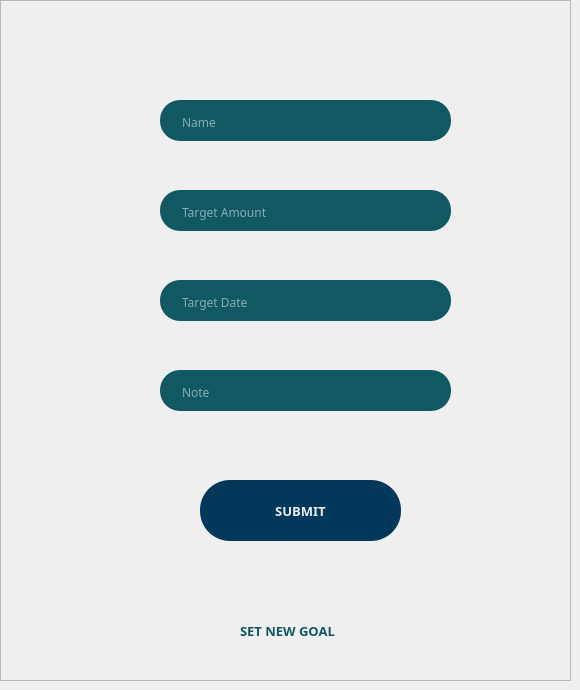
                <widget class="QWidget" name="goal_form">
                 <property name="styleSheet">
                  <string notr="true"/>
                 </property>
                 <widget class="QLineEdit" name="goal_amount">
                  <property name="geometry">
                   <rect>
                    <x>160</x>
                    <y>190</y>
                    <width>291</width>
                    <height>41</height>
                   </rect>
                  </property>
                  <property name="font">
                   <font>
                    <family>Poppins</family>
                    <pointsize>9</pointsize>
                   </font>
                  </property>
                  <property name="styleSheet">
                   <string notr="true">QLineEdit{
	border-radius: 20px;
	background-color: rgb(16, 89, 99);
	padding-top: 3 px;
	padding-left: 20 px;
	padding-right: 20 px;
	color: rgb(255, 255, 255);
}</string>
                  </property>
                  <property name="placeholderText">
                   <string>Target Amount</string>
                  </property>
                  <property name="clearButtonEnabled">
                   <bool>true</bool>
                  </property>
                 </widget>
                 <widget class="QLineEdit" name="goal_date">
                  <property name="geometry">
                   <rect>
                    <x>160</x>
                    <y>280</y>
                    <width>291</width>
                    <height>41</height>
                   </rect>
                  </property>
                  <property name="font">
                   <font>
                    <family>Poppins</family>
                    <pointsize>9</pointsize>
                   </font>
                  </property>
                  <property name="styleSheet">
                   <string notr="true">QLineEdit{
	border-radius: 20px;
	background-color: rgb(16, 89, 99);
	padding-top: 3 px;
	padding-left: 20 px;
	padding-right: 20 px;
	color: rgb(255, 255, 255);
}</string>
                  </property>
                  <property name="placeholderText">
                   <string>Target Date</string>
                  </property>
                  <property name="clearButtonEnabled">
                   <bool>true</bool>
                  </property>
                 </widget>
                 <widget class="QLineEdit" name="goal_name">
                  <property name="geometry">
                   <rect>
                    <x>160</x>
                    <y>100</y>
                    <width>291</width>
                    <height>41</height>
                   </rect>
                  </property>
                  <property name="font">
                   <font>
                    <family>Poppins</family>
                    <pointsize>9</pointsize>
                   </font>
                  </property>
                  <property name="styleSheet">
                   <string notr="true">QLineEdit{
	border-radius: 20px;
	background-color: rgb(16, 89, 99);
	padding-top: 3 px;
	padding-left: 20 px;
	padding-right: 20 px;
	color: rgb(255, 255, 255);
}</string>
                  </property>
                  <property name="placeholderText">
                   <string>Name</string>
                  </property>
                  <property name="clearButtonEnabled">
                   <bool>true</bool>
                  </property>
                 </widget>
                 <widget class="QPushButton" name="goal_submit">
                  <property name="geometry">
                   <rect>
                    <x>200</x>
                    <y>480</y>
                    <width>201</width>
                    <height>61</height>
                   </rect>
                  </property>
                  <property name="font">
                   <font>
                    <family>Poppins</family>
                    <pointsize>10</pointsize>
                    <weight>75</weight>
                    <bold>true</bold>
                   </font>
                  </property>
                  <property name="cursor">
                   <cursorShape>PointingHandCursor</cursorShape>
                  </property>
                  <property name="focusPolicy">
                   <enum>Qt::StrongFocus</enum>
                  </property>
                  <property name="layoutDirection">
                   <enum>Qt::LeftToRight</enum>
                  </property>
                  <property name="styleSheet">
                   <string notr="true">QPushButton{
	border-radius: 30px;
	background-color: rgb(2, 56, 89);
	color: rgb(234, 236, 238);
	text-align: center;
}

QPushButton::hover{
	border: 30 px rgb(24, 141, 143);
	background-color: rgb(255, 206, 92);
	color: rgb(2, 56, 89);
}</string>
                  </property>
                  <property name="text">
                   <string>SUBMIT</string>
                  </property>
                 </widget>
                 <widget class="QFrame" name="goal_frame">
                  <property name="geometry">
                   <rect>
                    <x>0</x>
                    <y>0</y>
                    <width>571</width>
                    <height>681</height>
                   </rect>
                  </property>
                  <property name="styleSheet">
                   <string notr="true">background-image: url(:/background/assets/background/form_framev2.png);
</string>
                  </property>
                  <property name="frameShape">
                   <enum>QFrame::StyledPanel</enum>
                  </property>
                  <property name="frameShadow">
                   <enum>QFrame::Raised</enum>
                  </property>
                  <widget class="QLabel" name="label">
                   <property name="geometry">
                    <rect>
                     <x>240</x>
                     <y>620</y>
                     <width>141</width>
                     <height>21</height>
                    </rect>
                   </property>
                   <property name="font">
                    <font>
                     <family>Poppins</family>
                     <pointsize>10</pointsize>
                     <weight>75</weight>
                     <bold>true</bold>
                    </font>
                   </property>
                   <property name="styleSheet">
                    <string notr="true">color: rgb(16, 89, 99);</string>
                   </property>
                   <property name="text">
                    <string>SET NEW GOAL</string>
                   </property>
                  </widget>
                 </widget>
                 <widget class="QLineEdit" name="goal_note">
                  <property name="geometry">
                   <rect>
                    <x>160</x>
                    <y>370</y>
                    <width>291</width>
                    <height>41</height>
                   </rect>
                  </property>
                  <property name="font">
                   <font>
                    <family>Poppins</family>
                    <pointsize>9</pointsize>
                   </font>
                  </property>
                  <property name="styleSheet">
                   <string notr="true">QLineEdit{
	border-radius: 20px;
	background-color: rgb(16, 89, 99);
	padding-top: 3 px;
	padding-left: 20 px;
	padding-right: 20 px;
	color: rgb(255, 255, 255);
}</string>
                  </property>
                  <property name="text">
                   <string/>
                  </property>
                  <property name="placeholderText">
                   <string>Note</string>
                  </property>
                  <property name="clearButtonEnabled">
                   <bool>true</bool>
                  </property>
                 </widget>
                 <zorder>goal_frame</zorder>
                 <zorder>goal_amount</zorder>
                 <zorder>goal_date</zorder>
                 <zorder>goal_name</zorder>
                 <zorder>goal_submit</zorder>
                 <zorder>goal_note</zorder>
                </widget>
